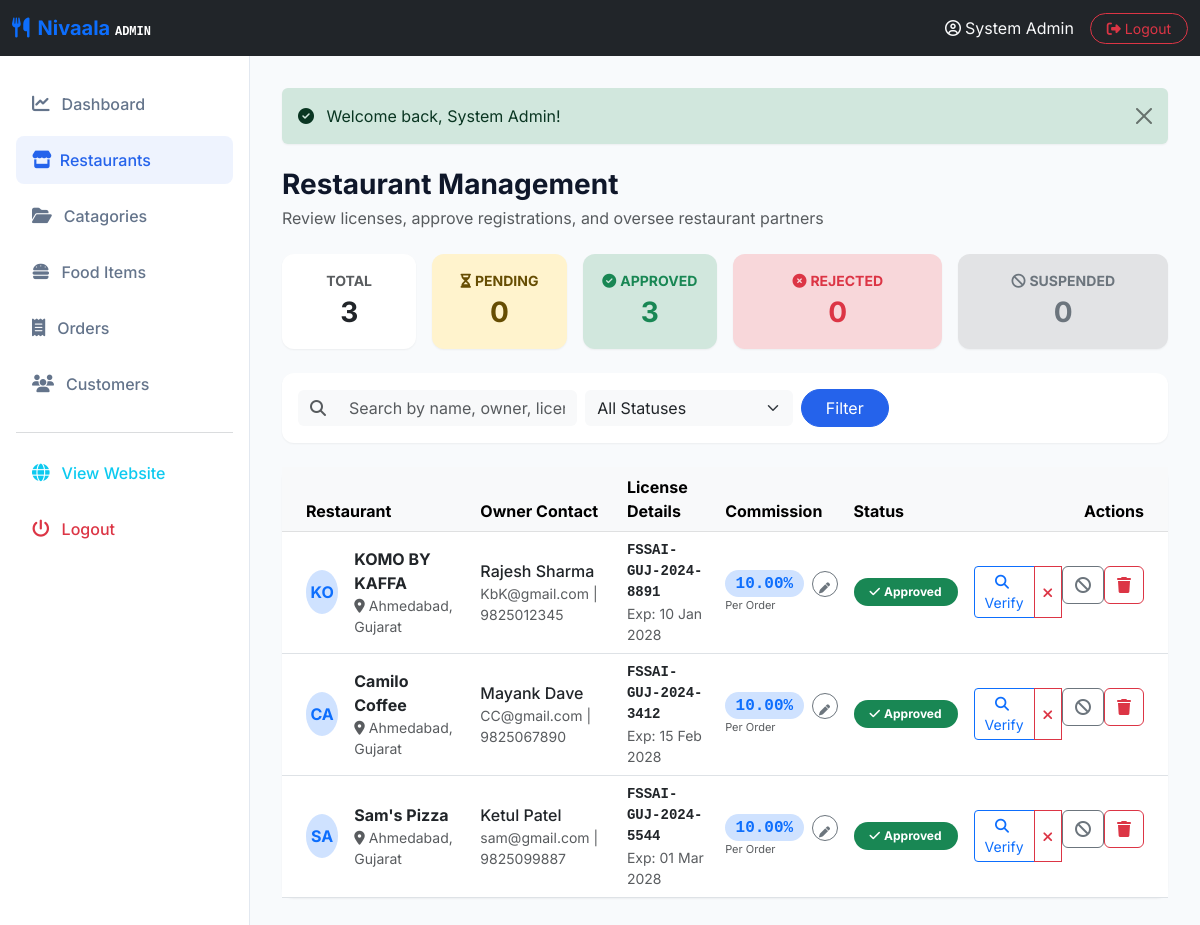
The page /admin/restaurants.php (signed in) on the database its author committed.
### tables this page shows
CREATE TABLE `restaurants` (
  `id` int(11) NOT NULL AUTO_INCREMENT,
  `owner_id` int(11) NOT NULL,
  `restaurant_name` varchar(150) NOT NULL,
  `owner_name` varchar(150) NOT NULL,
  `email` varchar(150) NOT NULL,
  `phone` varchar(20) NOT NULL,
  `address` text NOT NULL,
  `city` varchar(100) NOT NULL,
  `state` varchar(100) NOT NULL,
  `license_number` varchar(100) NOT NULL,
  `license_issue_date` date NOT NULL,
  `license_expiry_date` date NOT NULL,
  `license_document` varchar(255) NOT NULL,
  `logo` varchar(255) DEFAULT NULL,
  `description` text DEFAULT NULL,
  `commission_rate` decimal(5,2) NOT NULL DEFAULT 10.00,
  `status` enum('Pending','Approved','Rejected','Suspended') NOT NULL DEFAULT 'Pending',
  `rejection_reason` text DEFAULT NULL,
  `approved_by` int(11) DEFAULT NULL,
  `approved_at` datetime DEFAULT NULL,
  `created_at` timestamp NOT NULL DEFAULT current_timestamp(),
  `updated_at` timestamp NOT NULL DEFAULT current_timestamp() ON UPDATE current_timestamp(),
  PRIMARY KEY (`id`),
  UNIQUE KEY `email` (`email`),
  UNIQUE KEY `license_number` (`license_number`),
  KEY `owner_id` (`owner_id`),
  KEY `approved_by` (`approved_by`),
  CONSTRAINT `restaurants_ibfk_1` FOREIGN KEY (`owner_id`) REFERENCES `users` (`id`) ON DELETE CASCADE,
  CONSTRAINT `restaurants_ibfk_2` FOREIGN KEY (`approved_by`) REFERENCES `users` (`id`) ON DELETE SET NULL
);

### admin/restaurants.php (the view, shortened to what this page needs)
<?php
require_once 'includes/header.php';
$stats = [
    'total' => 0,
    'pending' => 0,
    'approved' => 0,
    'rejected' => 0,
    'suspended' => 0
];
try {
    $counts_query = $conn->query("SELECT status, COUNT(*) as count FROM restaurants GROUP BY status");
    while ($row = $counts_query->fetch()) {
        $st = strtolower($row['status']);
        if (isset($stats[$st])) {
            $stats[$st] = (int)$row['count'];
        }
        $stats['total'] += (int)$row['count'];
    }
} catch (PDOException $e) {}
$filter_status = $_GET['status'] ?? 'all';
$search = trim($_GET['search'] ?? '');
$sql = "SELECT r.*, u.name as owner_account_name, u.email as owner_account_email
        FROM restaurants r
        JOIN users u ON r.owner_id = u.id
        WHERE 1=1";
$params = [];
$sql .= " ORDER BY (r.status = 'Pending') DESC, r.created_at DESC";
$stmt = $conn->prepare($sql);
$stmt->execute($params);
$restaurants = $stmt->fetchAll();
?>
<div class="d-flex justify-content-between align-items-center mb-4">
  <div>
    <h3 class="fw-bold mb-1">Restaurant Management</h3>
    <p class="text-muted mb-0">Review licenses, approve registrations, and oversee restaurant partners</p>
  </div>
</div>
<div class="row g-3 mb-4">
  <div class="col-md-2 col-sm-6 col-6">
    <a href="restaurants.php" class="text-decoration-none">
      <div class="card border-0 shadow-sm-custom text-center p-3 <?php echo $filter_status === 'all' ? 'border border-2 border-primary' : ''; ?>" style="border-radius: 12px;">
        <div class="text-muted small fw-bold">TOTAL</div>
        <div class="fs-3 fw-bold text-dark"><?php echo $stats['total']; ?></div>
      </div>
    </a>
  </div>
  <div class="col-md-2 col-sm-6 col-6">
    <a href="restaurants.php?status=Pending" class="text-decoration-none">
      <div class="card border-0 shadow-sm-custom text-center p-3 bg-warning-subtle <?php echo $filter_status === 'Pending' ? 'border border-2 border-warning' : ''; ?>" style="border-radius: 12px;">
        <div class="text-warning-emphasis small fw-bold"><i class="fa-solid fa-hourglass-half me-1"></i>PENDING</div>
        <div class="fs-3 fw-bold text-warning-emphasis"><?php echo $stats['pending']; ?></div>
      </div>
    </a>
  </div>
  <div class="col-md-2 col-sm-6 col-6">
    <a href="restaurants.php?status=Approved" class="text-decoration-none">
      <div class="card border-0 shadow-sm-custom text-center p-3 bg-success-subtle <?php echo $filter_status === 'Approved' ? 'border border-2 border-success' : ''; ?>" style="border-radius: 12px;">
        <div class="text-success small fw-bold"><i class="fa-solid fa-circle-check me-1"></i>APPROVED</div>
        <div class="fs-3 fw-bold text-success"><?php echo $stats['approved']; ?></div>
      </div>
    </a>
  </div>
  <div class="col-md-3 col-sm-6 col-6">
    <a href="restaurants.php?status=Rejected" class="text-decoration-none">
      <div class="card border-0 shadow-sm-custom text-center p-3 bg-danger-subtle <?php echo $filter_status === 'Rejected' ? 'border border-2 border-danger' : ''; ?>" style="border-radius: 12px;">
        <div class="text-danger small fw-bold"><i class="fa-solid fa-circle-xmark me-1"></i>REJECTED</div>
        <div class="fs-3 fw-bold text-danger"><?php echo $stats['rejected']; ?></div>
      </div>
    </a>
  </div>
  <div class="col-md-3 col-sm-6 col-6">
    <a href="restaurants.php?status=Suspended" class="text-decoration-none">
      <div class="card border-0 shadow-sm-custom text-center p-3 bg-secondary-subtle <?php echo $filter_status === 'Suspended' ? 'border border-2 border-secondary' : ''; ?>" style="border-radius: 12px;">
        <div class="text-secondary small fw-bold"><i class="fa-solid fa-ban me-1"></i>SUSPENDED</div>
        <div class="fs-3 fw-bold text-secondary"><?php echo $stats['suspended']; ?></div>
      </div>
    </a>
  </div>
</div>
<div class="card border-0 shadow-sm-custom mb-4" style="border-radius: 12px;">
  <div class="card-body p-3">
    <form method="GET" action="restaurants.php" class="row g-2 align-items-center">
      <div class="col-md-4">
        <div class="input-group">
          <span class="input-group-text bg-light border-0"><i class="fa-solid fa-search text-muted"></i></span>
          <input type="text" name="search" class="form-control border-0 bg-light" placeholder="Search by name, owner, license, city..." value="<?php echo htmlspecialchars($search); ?>">
        </div>
      </div>
      <div class="col-md-3">
        <select name="status" class="form-select border-0 bg-light">
          <option value="all" <?php echo $filter_status === 'all' ? 'selected' : ''; ?>>All Statuses</option>
        </select>
      </div>
      <div class="col-md-3 d-flex gap-2">
        <button type="submit" class="btn btn-primary rounded-pill px-4">Filter</button>
      </div>
    </form>
  </div>
</div>
<div class="card border-0 shadow-sm-custom" style="border-radius: 12px;">
  <div class="card-body p-0">
    <div class="table-responsive">
      <table class="table table-hover align-middle mb-0">
        <thead class="table-light">
          <tr>
            <th class="ps-4">Restaurant</th>
            <th>Owner Contact</th>
            <th>License Details</th>
            <th>Commission</th>
            <th>Status</th>
            <th class="text-end pe-4">Actions</th>
          </tr>
        </thead>
        <tbody>
          <?php if (empty($restaurants)): ?>
            <tr>
              <td colspan="6" class="text-center py-5 text-muted">
                <i class="fa-solid fa-store-slash fs-1 d-block mb-3 opacity-50"></i>
                No restaurants found matching the selected criteria.
              </td>
            </tr>
          <?php else: ?>
            <?php foreach ($restaurants as $r):
              $is_expired = strtotime($r['license_expiry_date']) < strtotime(date('Y-m-d'));
              $comm_rate = isset($r['commission_rate']) ? number_format((float)$r['commission_rate'], 2) : '10.00';
            ?>
              <tr>
                <td class="ps-4">
                  <div class="d-flex align-items-center gap-3">
                    <?php if (!empty($r['logo']) && file_exists(__DIR__ . '/../uploads/logos/' . $r['logo'])): ?>
                      <img src="../uploads/logos/<?php echo htmlspecialchars($r['logo']); ?>" alt="Logo" class="rounded-circle object-fit-cover shadow-sm" style="width: 44px; height: 44px;">
                    <?php else: ?>
                      <div class="bg-primary-subtle text-primary rounded-circle d-flex align-items-center justify-content-center fw-bold" style="width: 44px; height: 44px;">
                        <?php echo strtoupper(substr($r['restaurant_name'], 0, 2)); ?>
                      </div>
                    <?php endif; ?>
                    <div>
                      <div class="fw-bold text-dark"><?php echo htmlspecialchars($r['restaurant_name']); ?></div>
                      <div class="text-muted small"><i class="fa-solid fa-location-dot me-1"></i><?php echo htmlspecialchars($r['city']) . ', ' . htmlspecialchars($r['state']); ?></div>
                    </div>
                  </div>
                </td>
                <td>
                  <div class="fw-medium"><?php echo htmlspecialchars($r['owner_name']); ?></div>
                  <div class="text-muted small"><?php echo htmlspecialchars($r['email']); ?> | <?php echo htmlspecialchars($r['phone']); ?></div>
                </td>
                <td>
                  <div class="font-monospace fw-bold text-dark small"><?php echo htmlspecialchars($r['license_number']); ?></div>
                  <div class="<?php echo $is_expired ? 'text-danger fw-bold' : 'text-muted'; ?> small">
                    Exp: <?php echo date('d M Y', strtotime($r['license_expiry_date'])); ?>
                  </div>
                </td>
                <td>
                  <div class="d-flex align-items-center gap-2">
                    <span class="badge bg-primary-subtle text-primary px-2.5 py-1.5 fs-6 fw-bold rounded-pill font-monospace">
                      <?php echo $comm_rate; ?>%
                    </span>
                    <button type="button" class="btn btn-sm btn-outline-secondary rounded-circle p-1" style="width: 26px; height: 26px;" data-bs-toggle="modal" data-bs-target="#commissionModal<?php echo $r['id']; ?>" title="Edit Commission Rate">
                      <i class="fa-solid fa-pen" style="font-size: 11px;"></i>
                    </button>
                  </div>
                  <div class="text-muted small" style="font-size: 11px;">Per Order</div>
                </td>
                <td>
                  <?php if ($r['status'] === 'Approved'): ?>
                    <span class="badge bg-success px-3 py-2 rounded-pill"><i class="fa-solid fa-check me-1"></i>Approved</span>
                  <?php elseif ($r['status'] === 'Pending'): ?>
                    <span class="badge bg-warning text-dark px-3 py-2 rounded-pill"><i class="fa-solid fa-clock me-1"></i>Pending Review</span>
                  <?php elseif ($r['status'] === 'Rejected'): ?>
                    <span class="badge bg-danger px-3 py-2 rounded-pill" title="<?php echo htmlspecialchars($r['rejection_reason'] ?? ''); ?>"><i class="fa-solid fa-xmark me-1"></i>Rejected</span>
                  <?php elseif ($r['status'] === 'Suspended'): ?>
                    <span class="badge bg-secondary px-3 py-2 rounded-pill"><i class="fa-solid fa-ban me-1"></i>Suspended</span>
                  <?php endif; ?>
                </td>
                <td class="text-end pe-4">
                  <div class="btn-group btn-group-sm">
                    <a href="verify-license.php?id=<?php echo $r['id']; ?>" class="btn btn-outline-primary" title="Verify License & Details">
                      <i class="fa-solid fa-magnifying-glass me-1"></i>Verify
                    </a>
                    <?php if ($r['status'] === 'Pending' || $r['status'] === 'Approved'): ?>
                      <button type="button" class="btn btn-outline-danger" data-bs-toggle="modal" data-bs-target="#rejectModal<?php echo $r['id']; ?>" title="Reject">
                        <i class="fa-solid fa-xmark"></i>
                      </button>
                    <?php endif; ?>
                    <?php if ($r['status'] === 'Approved'): ?>
                      <form method="POST" action="restaurants.php" class="d-inline" onsubmit="return confirm('Are you sure you want to suspend this restaurant?');">
                        <button type="submit" class="btn btn-outline-secondary" title="Suspend Restaurant">
                          <i class="fa-solid fa-ban"></i>
                        </button>
                      </form>
                    <?php endif; ?>
                    <form method="POST" action="restaurants.php" class="d-inline" onsubmit="return confirm('Are you sure you want to permanently DELETE this restaurant and its owner account?');">
                      <button type="submit" class="btn btn-outline-danger" title="Delete Restaurant">
                        <i class="fa-solid fa-trash"></i>
                      </button>
                    </form>
                  </div>
                </td>
              </tr>
            <?php endforeach; ?>
          <?php endif; ?>
        </tbody>
      </table>
    </div>
  </div>
</div>
<?php require_once 'includes/footer.php'; ?>

### assets/css/style.css (style rules this page uses)
:root { --bg-color: #F8FAFC; --primary-color: #2563EB; --secondary-color: #4F46E5; --ai-accent: #7C3AED; --success-color: #10B981; --text-color: #0F172A; --text-secondary: #64748B; --card-bg: #FFFFFF; --border-color: #E2E8F0; }
body { background-color: var(--bg-color); color: var(--text-color); font-family: 'Inter', -apple-system, BlinkMacSystemFont, "Segoe UI", Roboto, "Helvetica Neue", Arial, sans-serif; min-height: 100vh; display: flex; flex-direction: column; }
.btn-primary { background-color: var(--primary-color); border-color: var(--primary-color); }
.shadow-sm-custom { box-shadow: 0 1px 2px 0 rgba(0, 0, 0, 0.05); }

### rows shown on the page
restaurants: restaurant_name "KO", restaurant_name "KOMO BY KAFFA", city "Ahmedabad", state "Gujarat", owner_name "Rajesh Sharma", email "KbK@gmail.com", phone "9825012345", license_number "FSSAI-GUJ-2024-8891", license_expiry_date "10 Jan 2028", commission_rate "10.00", status "Approved" (drawn)
restaurants: restaurant_name "CA", restaurant_name "Camilo Coffee", city "Ahmedabad", state "Gujarat", owner_name "Mayank Dave", email "CC@gmail.com", phone "9825067890", license_number "FSSAI-GUJ-2024-3412", license_expiry_date "15 Feb 2028", commission_rate "10.00", $r['id'] 2 (drawn), status "Approved" (drawn)
restaurants: restaurant_name "SA", restaurant_name "Sam's Pizza", city "Ahmedabad", state "Gujarat", owner_name "Ketul Patel", email "sam@gmail.com", phone "9825099887", license_number "FSSAI-GUJ-2024-5544", license_expiry_date "01 Mar 2028", commission_rate "10.00", status "Approved" (drawn)

### other values the page prints
$_SESSION['user_name'] "System Admin"
$_SESSION['success'] "Welcome back, System Admin!"
$stats['total'] "3"
$stats['pending'] "0"
$stats['approved'] "3"
$stats['rejected'] "0"
$stats['suspended'] "0"
